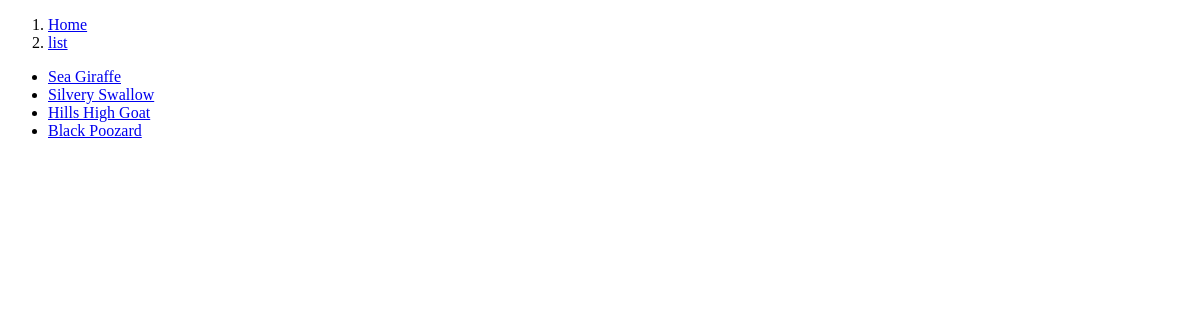
Page /mons/list/ on the earlier database version.
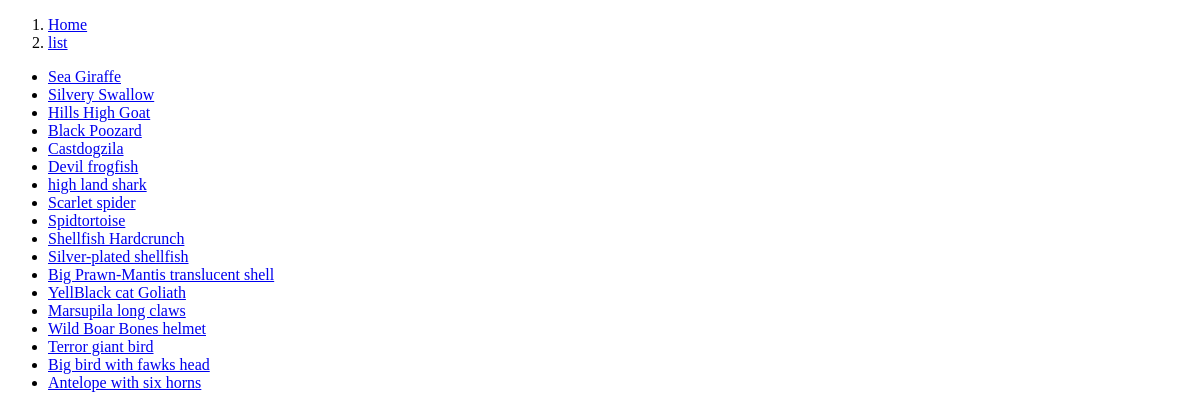
Same page on the later database version.
### MonstersDataBase/models.py (models this page shows, shortened)
class monsters(models.Model):
    monsName = models.CharField(max_length=200)
    monsScientificName = models.CharField(max_length=200)
    monsType = models.CharField(max_length=200)
    monsHigh = models.CharField(max_length=200)
    monsLength = models.CharField(max_length=200)
    monsDiet = models.CharField(max_length=200)
    monsBiome = models.CharField(max_length=200)
    monsSocialBehaviour = models.CharField(max_length=200)

### MonstersDataBase/views.py (the view)
# urls.py: path('list/', views.MonstersJson),
def MonstersJson(request):
    mons = monsters.objects.all().values()
    template = loader.get_template('MonstersList.html')
    context = {
        'mons': mons,
    }
    return HttpResponse(template.render(context,request))

### MonstersDataBase/templates/MonstersList.html
{% extends "master_Page.html" %}
{%block content %}
        <ul>
            {% for x in mons %}
                <li><a href="details/{{ x.id }}">  {{x.monsName}}</a></li>
            {% endfor %}
        </ul>
{% endblock %}

### MonstersDataBase/templates/master_Page.html (shortened to what this page needs)
<!DOCTYPE html>
<html>
    <head>
    </head>
    <body>
        <header>
            <nav>
                <ol>
                    <li><a href="/mons/home">Home</a></li>
                    <li><a href="/mons/list">list</a></li>
                </ol>
            </nav>
        </header>
        <main>
            {%block content %}
            {% endblock %}
        </main>
    </body>
</html>

Differences in the rows shown:
added monsters: monsName "Castdogzila"
added monsters: monsName "Devil frogfish"
added monsters: monsName "high land shark"
added monsters: monsName "Scarlet spider"
added monsters: monsName "Spidtortoise"
added monsters: monsName "Shellfish Hardcrunch"
added monsters: monsName "Silver-plated shellfish"
added monsters: monsName "Big Prawn-Mantis translucent shell"
added monsters: monsName "YellBlack cat Goliath"
added monsters: monsName "Marsupila long claws"
added monsters: monsName "Wild Boar Bones helmet"
added monsters: monsName "Terror giant bird"
added monsters: monsName "Big bird with fawks head"
added monsters: monsName "Antelope with six horns"
